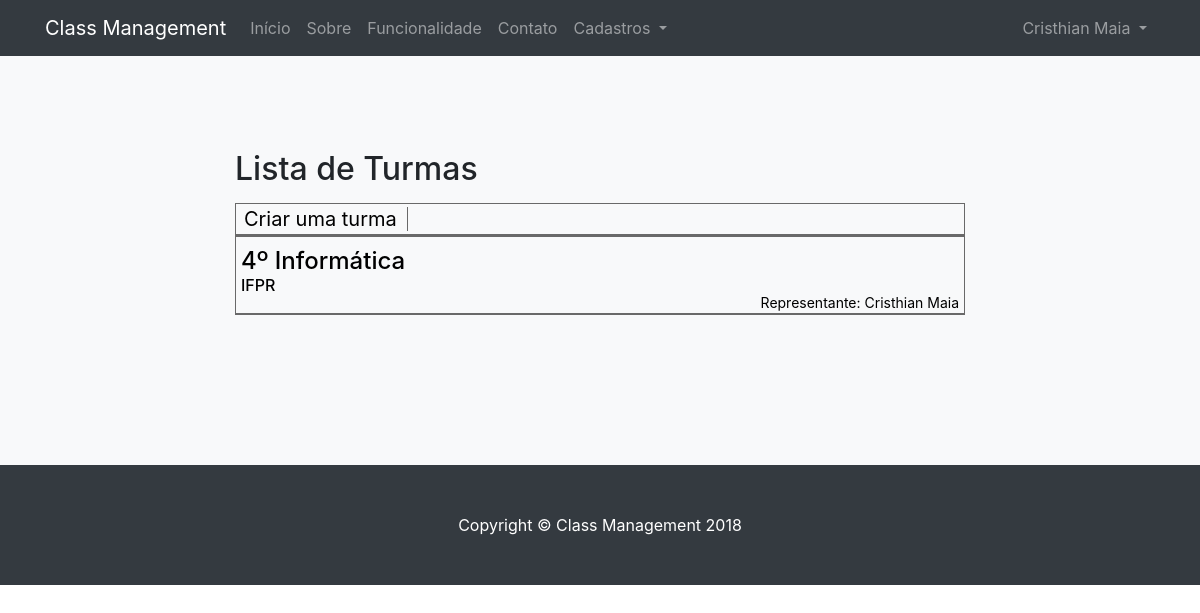
/turmas/ (signed in), run on the app's committed database.
### classmanagement/models.py (models this page shows, shortened)
class Turma(models.Model):
    nome                    = models.CharField(max_length=120, blank=False, null=False, help_text='Obrigatório.')
    alunos                  = models.ManyToManyField(User, help_text='Obrigatório', related_name='alunos_matriculados')
    data_cadastro           = models.DateField(auto_now_add=True)
    representante           = models.ForeignKey(User, on_delete=models.PROTECT, blank=False, null=False)
    colegio                 = models.ForeignKey(Colegio, on_delete=models.PROTECT, blank=False, null=False, help_text='Obrigatório.')

class Colegio(models.Model):
    nome                    = models.CharField(max_length=240, blank= False, null=False, help_text='Obrigatório.')
    data_cadastro           = models.DateField(auto_now_add=True)
    class Meta:
        verbose_name = 'Colégio'
        verbose_name_plural = 'Colégios'

### classmanagement/views.py (the view)
# urls.py: path('turmas/', views.TurmasTemplateView.as_view(), name='turmas'),  # Tela das turmas disponiveis para o usuario
class TurmasTemplateView(LoginRequiredMixin, TemplateView): #Tela de turmas do disponiveis para o usuario - pos login
    template_name = 'turmas.html'
    login_url = '/login/'
    def get_context_data(self, **kwargs):
        context = super().get_context_data(**kwargs)
        context['turmas'] = models.Turma.objects.all()
        context['titulo'] = 'Lista de Turmas'
        return context

### classmanagement/templates/turmas.html (shortened to what this page needs)
{% extends "base.html" %}
{% load static %}
{% load bootstrap4 %}
{% block conteudo %}
<section class="bg-light">
  <div class="container">
    <div class="row">
      <div class="col-lg-8 mx-auto">
        <h2>{{titulo}}</h2>
        {% if turmas %}
        <div class="list">
          <div class="menu_list">
            <ul class="">
              <li><a href="{% url 'cadastrar_turma' %}">Criar uma turma</a></li>
            </ul>
          </div>
          <div class="list_array">
            <ul>
              {% for t in turmas %}
              <li>
                <a href="/turma/{{t.id}}">
                <h1>{{t.nome}}</h1>
                <h2>{{t.colegio.nome}}</h2>
                <h3>Representante: {{t.representante.first_name}} {{t.representante.last_name}}</h3>
              </a>
              </li>
              {% endfor %}
            </ul>
          </div>
        </div>
        {% else %}
        <p>Você não está inserido em alguma turma.</p>
        {% endif %}
      </div>
    </div>
  </div>
</section>
  {% endblock %}

### classmanagement/templates/base.html (shortened to what this page needs)
{% load static %}
<!DOCTYPE html>
<html lang="en">
  <head>
    <link href="{% static 'vendor/bootstrap/css/bootstrap.min.css' %}" rel="stylesheet">
    <link href="{% static 'css/scrolling-nav.css' %}" rel="stylesheet">
    <link href="{% static 'css/style.css' %}" rel="stylesheet">
  </head>
  <body id="page-top">
    {% block menu %}
    <div id="menu">
      <nav class="navbar navbar-expand-lg navbar-dark bg-dark fixed-top" id="mainNav">
        <div class="container">
          <a class="navbar-brand js-scroll-trigger" href="/">Class Management</a>
          <div class="collapse navbar-collapse" id="navbarResponsive">
            <ul class="navbar-nav mr-auto">
              <li class="nav-item">
                <a class="nav-link js-scroll-trigger" href="{% url 'index' %}">Início</a>
              </li>
              {% block menu_index %}
              <li class="nav-item">
                <a class="nav-link js-scroll-trigger" href="#about">Sobre</a>
              </li>
              <li class="nav-item">
                <a class="nav-link js-scroll-trigger" href="#services">Funcionalidade</a>
              </li>
              <li class="nav-item">
                <a class="nav-link js-scroll-trigger" href="#contact">Contato</a>
              </li>
              {% endblock %}
              {% if request.user.is_authenticated %}
              <li class="nav-item dropdown">
                <a class="nav-link dropdown-toggle" href="#" id="navbarDropdown" role="button" data-toggle="dropdown" aria-haspopup="true" aria-expanded="false">
                  Cadastros
                </a>
              </li>
              {% endif %}
            </ul>
              {% if request.user.is_authenticated %}
              <ul class="navbar-nav ml-auto">
                <li class="nav-item dropdown">
                  <a class="nav-link dropdown-toggle" href="#" id="navbarDropdown" role="button" data-toggle="dropdown" aria-haspopup="true" aria-expanded="false">
                    {{request.user.first_name}} {{request.user.last_name}}
                  </a>
                </li>
              </ul>
            {% else %}
            <ul class="navbar-nav ml-auto">
              <li class="nav-item">
                <a class="nav-link js-scroll-trigger" href="{% url 'login' %}">Entrar</a>
              </li>
            </ul>
            {% endif %}
          </div>
        </div>
      </nav>
    </div>
    {% endblock %}
    {% block conteudo %}{% endblock %}
    {% block rodape %}
    <footer class="py-5 bg-dark">
      <div class="container">
        <p class="m-0 text-center text-white">Copyright &copy; Class Management 2018</p>
      </div>
    </footer>
    {% endblock %}
  </body>
</html>

### classmanagement/static/css/scrolling-nav.css (style rules this page uses)
section { padding: 150px 0; }

### classmanagement/static/css/style.css (style rules this page uses)
a, a:hover { text-decoration: none; color: #FFFFFF; }
.list { border: 1px solid #696969; margin: 15px 0px 0px 0px; padding: 0px; }
.list a { text-decoration: none; color: black; }
.menu_list ul { padding-left: 0px; margin-bottom: 0px; border-bottom: 3px solid #696969; }
.menu_list li { border-right: 1px solid #696969; list-style-type: none; display: inline; padding-right: 10px; padding-left: 8px; font-size: 20px; }
.list_array ul { padding-left: 0px; margin-bottom: 0px; }
.list_array li { padding: 10px 0px 0px 5px; border-bottom: 1px solid #696969; list-style-type: none; }
.list_array h1 { font-size: 24px; margin: 0px; }
.list_array h2 { font-size: 16px; margin: 0px; }
.list_array h3 { margin-bottom: 1px; padding-right: 5px; font-size: 14px; font-weight: normal; text-align: right; }

### data on the page
Turma: nome "4º Informática", colegio.nome "IFPR", representante.first_name "Cristhian", representante.last_name "Maia"

### other printed values
{{ request.user.first_name }} "Cristhian"
{{ request.user.last_name }} "Maia"
{{ titulo }} "Lista de Turmas"
